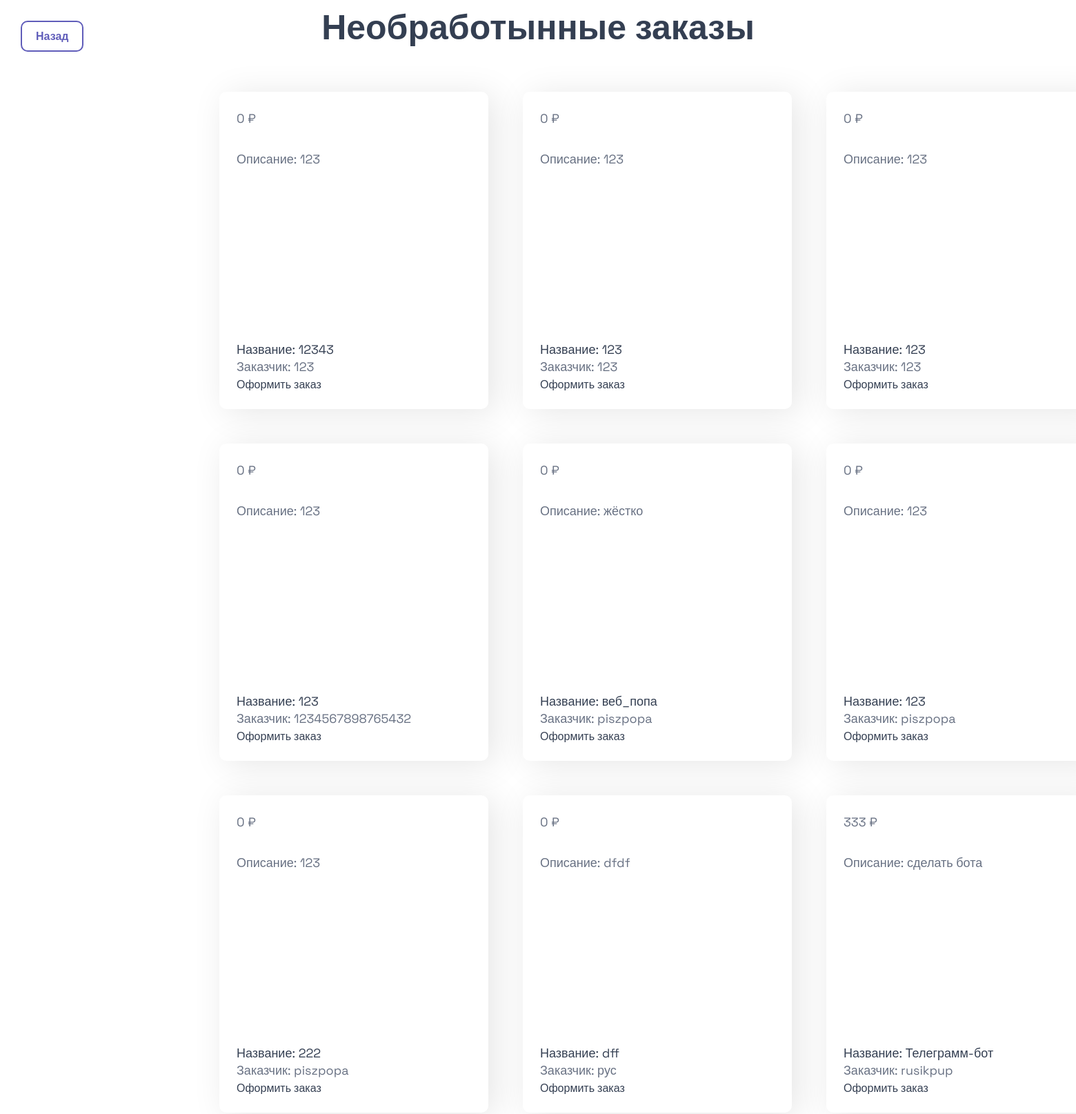
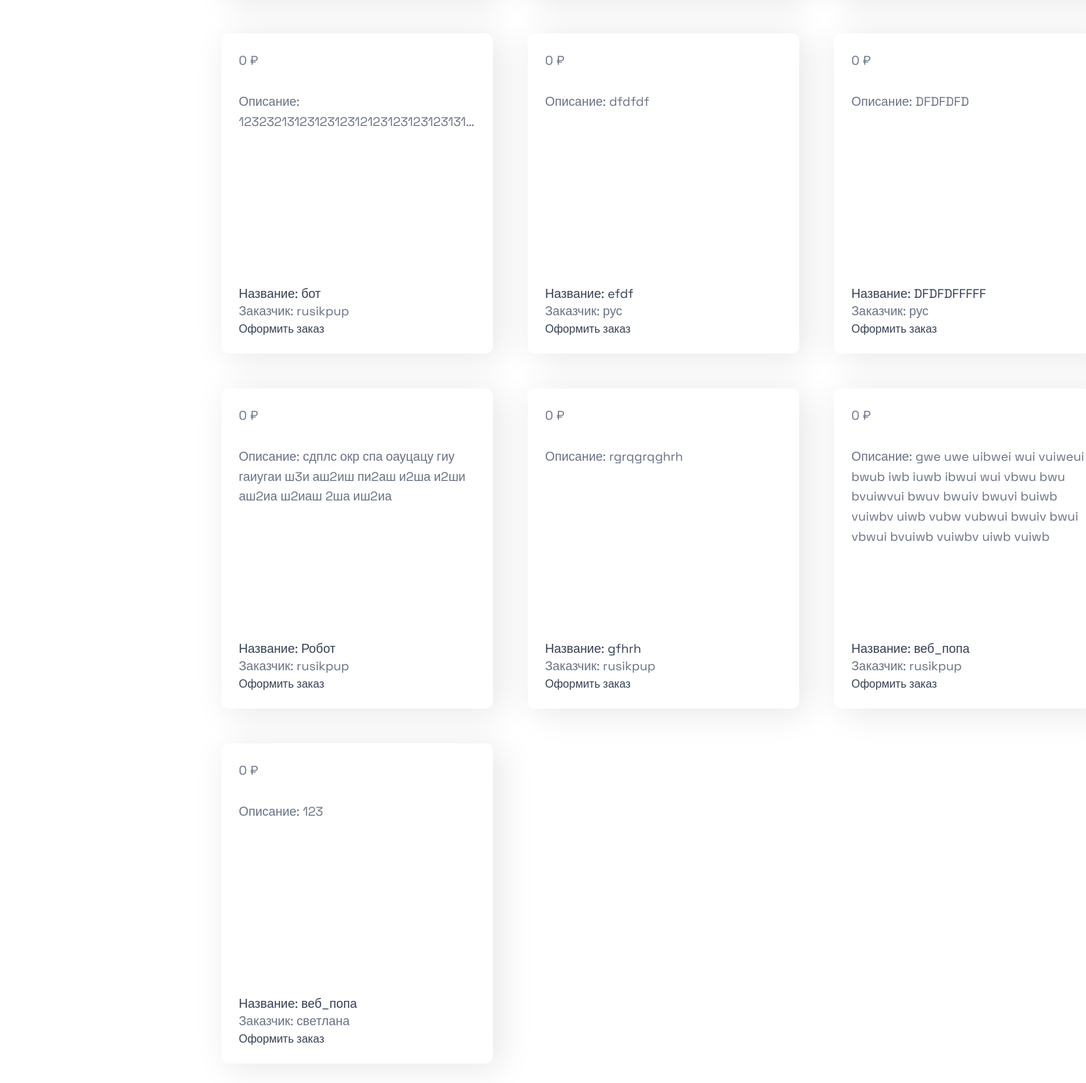
The page /admins on the database its author committed (2 pictures, top to bottom).
### data/orders.py (models this page shows)
class Order(SqlAlchemyBase, UserMixin, SerializerMixin):
    __tablename__ = 'order'
    id = sqlalchemy.Column(sqlalchemy.Integer, primary_key=True, autoincrement=True)
    name_order = sqlalchemy.Column(sqlalchemy.String, nullable=True)
    text = sqlalchemy.Column(sqlalchemy.String, nullable=True)
    teg = sqlalchemy.Column(sqlalchemy.String, nullable=True)
    user_id = sqlalchemy.Column(sqlalchemy.Integer, sqlalchemy.ForeignKey("users.id"))
    if_finished = sqlalchemy.Column(sqlalchemy.Boolean, nullable=True, default=False)
    is_paid = sqlalchemy.Column(sqlalchemy.String, nullable=True, default=False)
    date = sqlalchemy.Column(sqlalchemy.String, nullable=True, default=datetime.datetime.now)
    user = orm.relationship('User')

### data/users.py (models this page shows, shortened)
class User(SqlAlchemyBase, UserMixin, SerializerMixin):
    __tablename__ = 'users'
    id = sqlalchemy.Column(sqlalchemy.Integer, primary_key=True, autoincrement=True)
    login = sqlalchemy.Column(sqlalchemy.String, nullable=True)
    email = sqlalchemy.Column(sqlalchemy.String, index=True, unique=True, nullable=True)
    hashed_password = sqlalchemy.Column(sqlalchemy.String, nullable=True)
    position = sqlalchemy.Column(sqlalchemy.String, nullable=True)
    admin = sqlalchemy.Column(sqlalchemy.Integer, nullable=True)
    invitation_key = sqlalchemy.Column(sqlalchemy.String, nullable=True)
    orders = orm.relationship("Order", back_populates='user')

### server.py (the view)
@app.route("/admins")
def admins():
    db_sess = create_session()
    jobs = db_sess.query(Order).all()
    users = db_sess.query(User).all()
    names = {name.id: (name.login, name.position) for name in users}
    orders = db_sess.query(Order).all()
    order = {order.id: names[order.user_id][0] for order in orders}
    print(jobs)
    return render_template("admins.html", jobs=jobs, names=order, title='Работы')

### data/db_session.py (called while the page is built)
def create_session() -> Session:
    global __factory
    return __factory()

### templates/admins.html (shortened to what this page needs)
<link href="static/css/main.css" rel="stylesheet" type="text/css"/>
{% block content %}
<h1 class="center">Необработынные заказы</h1>
<div class="container">
    <div class="elements">
        {% for job in jobs %}
        <div class="elem not">
            <div class="dix">
                <p>
                    {{ job.is_paid }} ₽<br
                </p>
                <p>Описание: {{ job.text }}</p>
            </div>
            <div class="eee">
                <div class="who">
                    <p class="fullname">Название: {{ job.name_order }}</p>
                    <p class="status">Заказчик: {{ names[job.id] }}</p>
                    <a class="" href="/admin_edit_order/{{ job.id }}">Оформить заказ</a>
                </div>
            </div>
        </div>
        {% endfor %}
    </div>
</div>
<a class="login-button otz" href="/index">Назад</a>
{% endblock %}

### static/css/main.css (style rules this page uses)
p, h1, h2, h3, h4, h5, h6, h7, a { font-family: "Space Grotesk", sans-serif; margin: 0; }
a { text-decoration: none; color: #343F52; }
.login-button { padding: 10px 20px; border-radius: 10px; border: 2px solid #605DBA; color: #605DBA; font-weight: 550; transition: all .19s ease-in; align-items: center; }
.container { padding: 160px 310px; }
h1 { font-family: "Space Grotesk", sans-serif; font-optical-sizing: auto; font-weight: 599; font-size: 50px; font-style: normal; color: #343F52; line-height: 130%; }
.center { text-align: center; width: 950px; }
.elem { display: flex; flex-direction: column; justify-content: space-between; width: 340px; height: 310px; background: #ffffff; padding: 25px; box-shadow: 10px 5px 50px rgba(0,0,0, 0.1); border-radius: 10px; }
.elem p { font-family: "Space Grotesk", sans-serif; font-optical-sizing: auto; font-weight: medium; font-size: 18px; font-style: normal; color: #687183; line-height: 160%; max-height: 145px; overflow: hidden; text-overflow: ellipsis; }
.status { font-size: 16px; line-height: 130%; }
.who .fullname { color: #343F52; line-height: 130%; }
.who { margin-top: 20px; }
.elements { align-items: center; display: flex; flex-direction: row; flex-wrap: wrap; width: 1440px; gap:50px; margin-top: -100px; }
.dix { display: flex; flex-direction: column; gap: 30px; }
.center { margin: 0 auto; }
.otz { position: fixed; top:30px; left: 30px; }
.not { height: 410px; }
.eee { display: flex; flex-direction: column; gap: 20px; }

### rows shown on the page
Order: is_paid "0", text "123", name_order "12343"
User: login "123"
Order: is_paid "0", text "123", name_order "123"
Order: is_paid "0", text "123", name_order "123"
User: login "123"
Order: is_paid "0", text "123", name_order "123"
User: login "1234567898765432"
Order: is_paid "0", text "жёстко", name_order "веб_попа"
User: login "piszpopa"
Order: is_paid "0", text "123", name_order "123"
Order: is_paid "0", text "123", name_order "222"
Order: is_paid "0", text "dfdf", name_order "dff"
User: login "рус"
Order: is_paid "333", text "сделать бота", name_order "Телеграмм-бот"
User: login "rusikpup"
Order: is_paid "0", text "1232321312312312312123123123123131…", name_order "бот"
Order: is_paid "0", text "dfdfdf", name_order "efdf"
Order: is_paid "0", text "DFDFDFD", name_order "DFDFDFFFFF"
Order: is_paid "0", text "сдплс окр спа оауцацу гиу гаиугаи ш3и аш2иш пи2аш и2ша и2ши аш2иа ш2иаш 2ша иш2иа", name_order "Робот"
Order: is_paid "0", text "rgrqgrqghrh", name_order "gfhrh"
Order: is_paid "0", text "gwe uwe uibwei wui vuiweui bwub iwb iuwb ibwui wui vbwu bwu bvuiwvui bwuv bwuiv bwuvi buiwb vuiwbv uiwb vubw vubwui bwuiv bwui vbwui bvuiwb vuiwbv uiwb vuiwb…", name_order "веб_попа"
Order: is_paid "0", text "123", name_order "веб_попа"
User: login "светлана"
